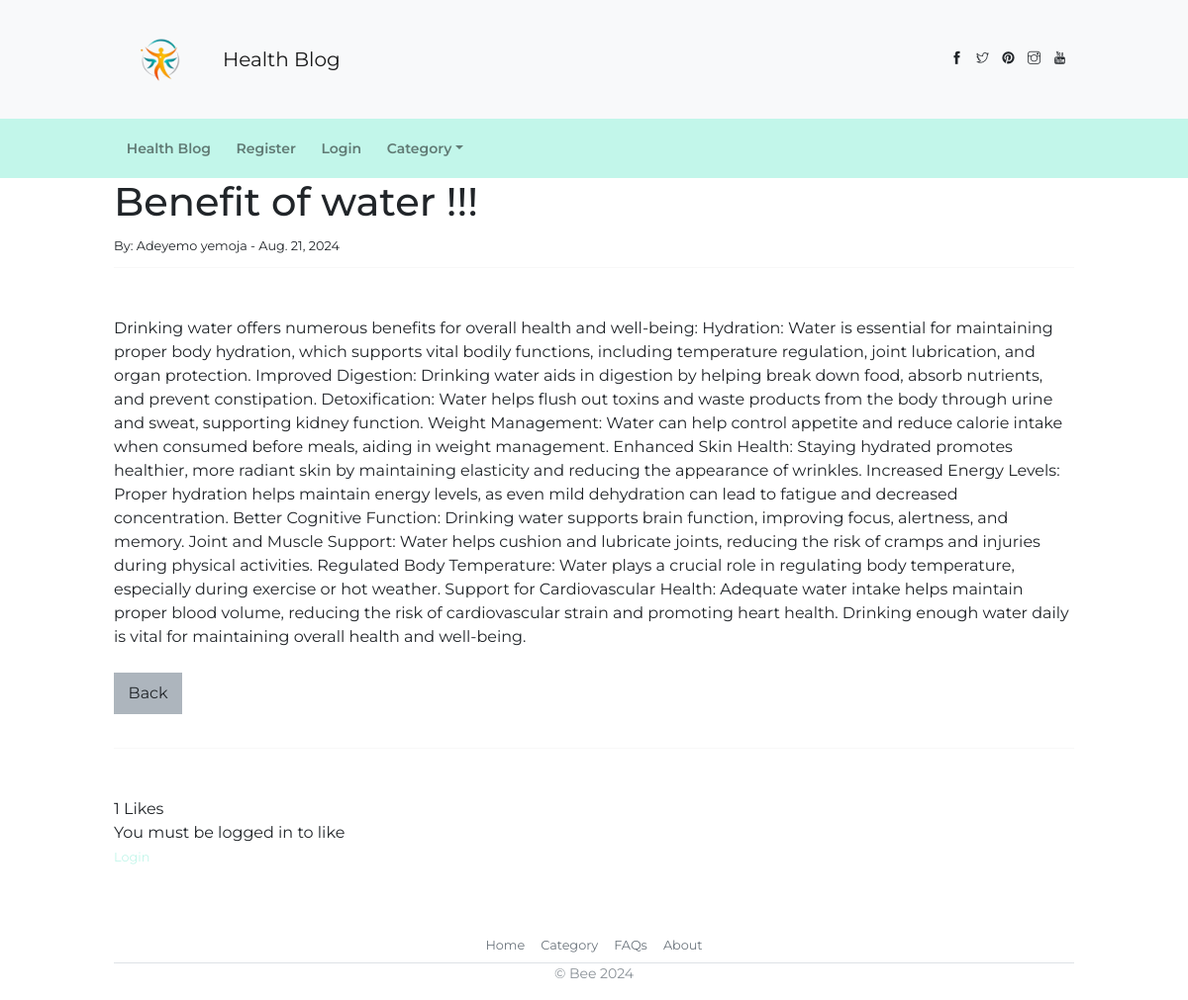
Screenshot of /article/16 with the database file from the repository.
### blog/models.py (models this page shows, shortened)
class Post(models.Model):
    title = models.CharField(max_length=100)
    title_tag = models.CharField(max_length=100)
    author = models.ForeignKey(User, on_delete=models.CASCADE)
    body = models.TextField()
    date_created = models.DateField(auto_now_add=True)
    category = models.CharField(max_length=100, default= 'Nutrition')
    likes = models.ManyToManyField(User, related_name='blog_posts')
    def total_likes(self):
        return self.likes.count()

### blog/views.py (the view)
# urls.py: path('article/<int:pk>', ArticleDetailView.as_view(), name='article-detail'),
class ArticleDetailView(DetailView):
    model = Post
    template_name = 'blog/article_details.html'
    def get_context_data(self, * args ,**kwargs):
        cat_menu = Category.objects.all()
        context = super(ArticleDetailView, self).get_context_data(* args ,**kwargs) #likes
        likes = get_object_or_404(Post, id=self.kwargs['pk']) #likes
        total_likes = likes.total_likes()
        liked = False
        if likes.likes.filter(id=self.request.user.id).exists():
            liked = True
        context["cat_menu"] = cat_menu
        context["total_likes"] = total_likes #likes
        context['liked'] = liked
        return context

### blog/models.py (called while the page is built)
    def __str__(self):
        return self.name

### templates/blog/article_details.html (shortened to what this page needs)
{% extends 'base.html' %}
{% block content %}
<div class="container">
    <div class="page-container">
        <div class="page-content">
    <h1>{{ post.title }} !!!</h1>
    <small>By:
        {{ post.author.first_name }}
        {{ post.author.last_name }} -
        {{ post.date_created }}
    </small><br/>
    <hr>
    <br/>
    {{ post.body|safe }}
    <br/><br/>
    <a href="{% url 'home' %}" class="btn btn-secondary">Back</a>
    <br><br/>
    <hr>
    <br/>
    <form action="{% url 'like_post' post.pk %}" method="POST">
    {% if user.is_authenticated %}
        {% if liked %}
            <button type="submit", name="post_id", value="{{ post.id }}", class="btn btn-danger btn-sm">Unlike</button>
        {% else %}
            <button type="submit", name="post_id", value="{{ post.id }}", class="btn btn-primary btn-sm">Like</button>
        {% endif %}
    {% else %}
         {{ total_likes }} Likes  <br>
        </a>You must be logged in to like</small><br>
        <small><a href="{% url 'login' %}">Login</a>
        {% endif %}
    </form>
{% endblock %}

### rows the page displays
Post: title "Benefit of water", author.first_name "Adeyemo", author.last_name "yemoja", date_created "Aug. 21, 2024", body "Drinking water offers numerous benefits for overall health and well-being: Hydration: Water is essential for maintaining proper body hydration, which supports vital bodily functions, including temperature regulation, joint lubrication, and organ protection. Improved Digestion: Drinking water aids in digestion by helping break down food, absorb nutrients, and prevent constipation. Detoxification: Water helps flush out toxins and waste products from the body through urine and sweat, supporting kidney function. Weight Management: Water can help control appetite and reduce calorie intake when consumed before meals, aiding in weight management. Enhanced Skin Health: Staying hydrated promotes…"

### other values shown
{{ total_likes }} "1"
